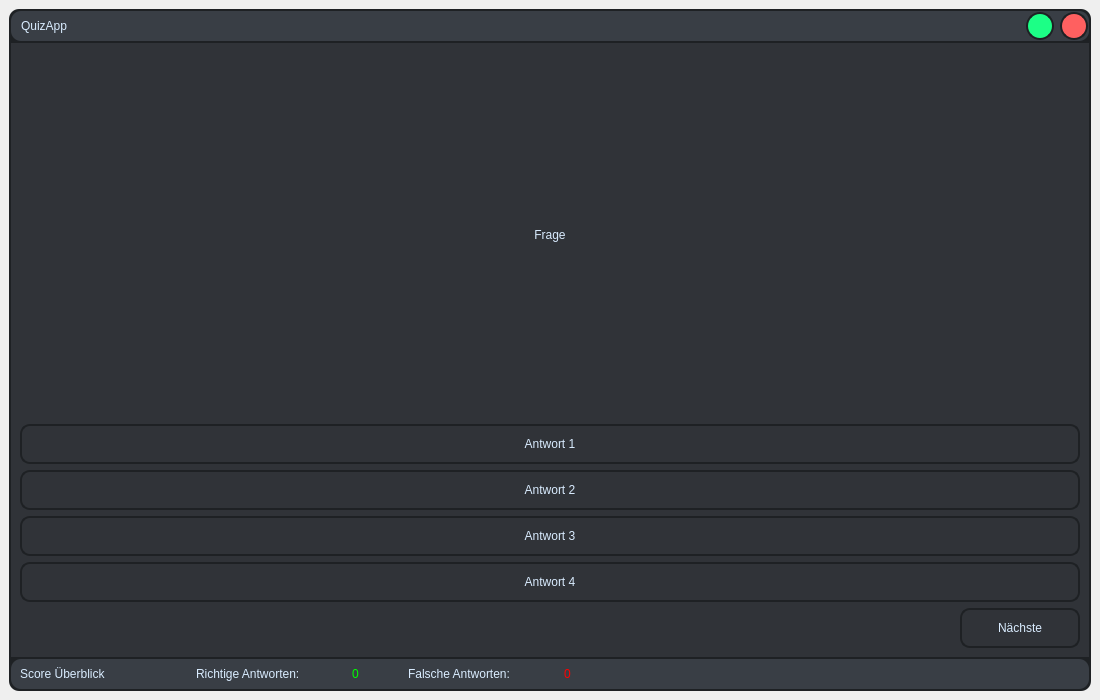
<?xml version="1.0" encoding="UTF-8"?>
<ui version="4.0">
 <class>MainWindow</class>
 <widget class="QMainWindow" name="MainWindow">
  <property name="geometry">
   <rect>
    <x>0</x>
    <y>0</y>
    <width>1100</width>
    <height>700</height>
   </rect>
  </property>
  <property name="minimumSize">
   <size>
    <width>1100</width>
    <height>700</height>
   </size>
  </property>
  <property name="windowTitle">
   <string>MainWindow</string>
  </property>
  <widget class="QWidget" name="centralwidget">
   <layout class="QHBoxLayout" name="horizontalLayout">
    <item>
     <widget class="QFrame" name="mainContainer">
      <property name="styleSheet">
       <string notr="true">QFrame {
	background-color: #1e2124;
	border-radius:10px;


}</string>
      </property>
      <property name="frameShape">
       <enum>QFrame::StyledPanel</enum>
      </property>
      <property name="frameShadow">
       <enum>QFrame::Raised</enum>
      </property>
      <layout class="QVBoxLayout" name="verticalLayout">
       <property name="spacing">
        <number>2</number>
       </property>
       <property name="leftMargin">
        <number>2</number>
       </property>
       <property name="topMargin">
        <number>2</number>
       </property>
       <property name="rightMargin">
        <number>2</number>
       </property>
       <property name="bottomMargin">
        <number>2</number>
       </property>
       <item>
        <widget class="QFrame" name="toolContainer">
         <property name="maximumSize">
          <size>
           <width>16777215</width>
           <height>30</height>
          </size>
         </property>
         <property name="sizeIncrement">
          <size>
           <width>0</width>
           <height>0</height>
          </size>
         </property>
         <property name="styleSheet">
          <string notr="true">QFrame {
	background-color: #393e45;
}</string>
         </property>
         <property name="frameShape">
          <enum>QFrame::NoFrame</enum>
         </property>
         <property name="frameShadow">
          <enum>QFrame::Raised</enum>
         </property>
         <layout class="QHBoxLayout" name="horizontalLayout_2">
          <property name="leftMargin">
           <number>10</number>
          </property>
          <property name="topMargin">
           <number>1</number>
          </property>
          <property name="rightMargin">
           <number>1</number>
          </property>
          <property name="bottomMargin">
           <number>1</number>
          </property>
          <item>
           <widget class="QLabel" name="appName">
            <property name="styleSheet">
             <string notr="true">QLabel {
	font: 700 10pt &quot;Unispace&quot;;
	color: rgb(217, 236, 255);
}</string>
            </property>
            <property name="text">
             <string>QuizApp</string>
            </property>
           </widget>
          </item>
          <item>
           <widget class="QPushButton" name="minBtn">
            <property name="minimumSize">
             <size>
              <width>28</width>
              <height>28</height>
             </size>
            </property>
            <property name="maximumSize">
             <size>
              <width>28</width>
              <height>28</height>
             </size>
            </property>
            <property name="styleSheet">
             <string notr="true">QPushButton {

background-color:rgb(28, 255, 134);
border-radius:14px;
border: 2px solid #1e2124;
color:#d9ecff;
	font: 700 9pt &quot;Unispace&quot;;
}

QPushButton:hover {
background-color: rgb(120, 255, 163);
}

QPushButton:pressed {
	background-color: rgb(115, 255, 73);
	border: 2px solid #d9ecff;
}</string>
            </property>
            <property name="text">
             <string/>
            </property>
           </widget>
          </item>
          <item>
           <widget class="QPushButton" name="exitBtn">
            <property name="minimumSize">
             <size>
              <width>28</width>
              <height>28</height>
             </size>
            </property>
            <property name="maximumSize">
             <size>
              <width>28</width>
              <height>28</height>
             </size>
            </property>
            <property name="styleSheet">
             <string notr="true">QPushButton {

background-color:rgb(255, 96, 96);
border-radius:14px;
border: 2px solid #1e2124;
color:#d9ecff;
	font: 700 9pt &quot;Unispace&quot;;
}

QPushButton:hover {
background-color: rgb(255, 156, 156);
}

QPushButton:pressed {
	background-color: rgb(255, 61, 61);
	border: 2px solid #d9ecff;
}</string>
            </property>
            <property name="text">
             <string/>
            </property>
           </widget>
          </item>
         </layout>
        </widget>
       </item>
       <item>
        <widget class="QFrame" name="questContainer">
         <property name="styleSheet">
          <string notr="true">QFrame {

background-color:#303338;
border-radius:0px;
		
	border-image: url(:/main/bg0004.png);

}</string>
         </property>
         <property name="frameShape">
          <enum>QFrame::NoFrame</enum>
         </property>
         <property name="frameShadow">
          <enum>QFrame::Raised</enum>
         </property>
         <layout class="QVBoxLayout" name="verticalLayout_2">
          <item>
           <widget class="QLabel" name="questionLbl">
            <property name="styleSheet">
             <string notr="true">QLabel {
background:none;
	font: 700 18pt &quot;Unispace&quot;;
	color: rgb(217, 236, 255);

		border-image: none;
        background-repeat: no-repeat; 

}</string>
            </property>
            <property name="text">
             <string>Frage</string>
            </property>
            <property name="textFormat">
             <enum>Qt::AutoText</enum>
            </property>
            <property name="scaledContents">
             <bool>false</bool>
            </property>
            <property name="alignment">
             <set>Qt::AlignCenter</set>
            </property>
            <property name="wordWrap">
             <bool>true</bool>
            </property>
           </widget>
          </item>
          <item>
           <widget class="QPushButton" name="answBtn1">
            <property name="minimumSize">
             <size>
              <width>0</width>
              <height>40</height>
             </size>
            </property>
            <property name="styleSheet">
             <string notr="true">QPushButton {

background-color:#303338;
border-radius:10px;
border: 2px solid #1e2124;
color:#d9ecff;
	font: 700 9pt &quot;Unispace&quot;;
}

QPushButton:hover {
background-color: #393e45;
}

QPushButton:pressed {
	background-color: #1e2124;
	border: 2px solid #d9ecff;
}</string>
            </property>
            <property name="text">
             <string>Antwort 1</string>
            </property>
           </widget>
          </item>
          <item>
           <widget class="QPushButton" name="answBtn2">
            <property name="minimumSize">
             <size>
              <width>0</width>
              <height>40</height>
             </size>
            </property>
            <property name="styleSheet">
             <string notr="true">QPushButton {

background-color:#303338;
border-radius:10px;
border: 2px solid #1e2124;
color:#d9ecff;
	font: 700 9pt &quot;Unispace&quot;;
}

QPushButton:hover {
background-color: #393e45;
}

QPushButton:pressed {
	background-color: #1e2124;
	border: 2px solid #d9ecff;
}</string>
            </property>
            <property name="text">
             <string>Antwort 2</string>
            </property>
           </widget>
          </item>
          <item>
           <widget class="QPushButton" name="answBtn3">
            <property name="minimumSize">
             <size>
              <width>0</width>
              <height>40</height>
             </size>
            </property>
            <property name="styleSheet">
             <string notr="true">QPushButton {

background-color:#303338;
border-radius:10px;
border: 2px solid #1e2124;
color:#d9ecff;
	font: 700 9pt &quot;Unispace&quot;;
}

QPushButton:hover {
background-color: #393e45;
}

QPushButton:pressed {
	background-color: #1e2124;
	border: 2px solid #d9ecff;
}</string>
            </property>
            <property name="text">
             <string>Antwort 3</string>
            </property>
           </widget>
          </item>
          <item>
           <widget class="QPushButton" name="answBtn4">
            <property name="minimumSize">
             <size>
              <width>0</width>
              <height>40</height>
             </size>
            </property>
            <property name="styleSheet">
             <string notr="true">QPushButton {

background-color:#303338;
border-radius:10px;
border: 2px solid #1e2124;
color:#d9ecff;
	font: 700 9pt &quot;Unispace&quot;;
}

QPushButton:hover {
background-color: #393e45;
}

QPushButton:pressed {
	background-color: #1e2124;
	border: 2px solid #d9ecff;
}</string>
            </property>
            <property name="text">
             <string>Antwort 4</string>
            </property>
           </widget>
          </item>
          <item alignment="Qt::AlignRight">
           <widget class="QPushButton" name="nextBtn">
            <property name="minimumSize">
             <size>
              <width>120</width>
              <height>40</height>
             </size>
            </property>
            <property name="maximumSize">
             <size>
              <width>120</width>
              <height>16777215</height>
             </size>
            </property>
            <property name="styleSheet">
             <string notr="true">QPushButton {

background-color:#303338;
border-radius:10px;
border: 2px solid #1e2124;
color:#d9ecff;
	font: 700 9pt &quot;Unispace&quot;;
}

QPushButton:hover {
background-color: #393e45;
}

QPushButton:pressed {
	background-color: #1e2124;
	border: 2px solid #d9ecff;
}</string>
            </property>
            <property name="text">
             <string>Nächste</string>
            </property>
           </widget>
          </item>
         </layout>
        </widget>
       </item>
       <item>
        <widget class="QFrame" name="scoreContainer">
         <property name="maximumSize">
          <size>
           <width>16777215</width>
           <height>30</height>
          </size>
         </property>
         <property name="styleSheet">
          <string notr="true">QFrame {
background-color: #393e45;
}</string>
         </property>
         <property name="frameShape">
          <enum>QFrame::NoFrame</enum>
         </property>
         <property name="frameShadow">
          <enum>QFrame::Raised</enum>
         </property>
         <layout class="QGridLayout" name="gridLayout">
          <property name="topMargin">
           <number>1</number>
          </property>
          <property name="rightMargin">
           <number>1</number>
          </property>
          <property name="bottomMargin">
           <number>1</number>
          </property>
          <item row="0" column="0">
           <widget class="QLabel" name="label">
            <property name="maximumSize">
             <size>
              <width>170</width>
              <height>16777215</height>
             </size>
            </property>
            <property name="styleSheet">
             <string notr="true">QLabel {
	font: 700 10pt &quot;Unispace&quot;;
	color: rgb(217, 236, 255);
}</string>
            </property>
            <property name="text">
             <string>Score Überblick</string>
            </property>
           </widget>
          </item>
          <item row="0" column="3">
           <widget class="QLabel" name="label_3">
            <property name="maximumSize">
             <size>
              <width>150</width>
              <height>16777215</height>
             </size>
            </property>
            <property name="styleSheet">
             <string notr="true">QLabel {
	font: 700 10pt &quot;Unispace&quot;;
	color: rgb(217, 236, 255);
}</string>
            </property>
            <property name="text">
             <string>Falsche Antworten:</string>
            </property>
           </widget>
          </item>
          <item row="0" column="1">
           <widget class="QLabel" name="label_2">
            <property name="minimumSize">
             <size>
              <width>150</width>
              <height>0</height>
             </size>
            </property>
            <property name="maximumSize">
             <size>
              <width>150</width>
              <height>16777215</height>
             </size>
            </property>
            <property name="styleSheet">
             <string notr="true">QLabel {
	font: 700 10pt &quot;Unispace&quot;;
	color: rgb(217, 236, 255);
}</string>
            </property>
            <property name="text">
             <string>Richtige Antworten:</string>
            </property>
           </widget>
          </item>
          <item row="0" column="2">
           <widget class="QLabel" name="label_4">
            <property name="maximumSize">
             <size>
              <width>50</width>
              <height>16777215</height>
             </size>
            </property>
            <property name="styleSheet">
             <string notr="true">QLabel {
	font: 700 10pt &quot;Unispace&quot;;
	color: lime;
}</string>
            </property>
            <property name="text">
             <string>0</string>
            </property>
           </widget>
          </item>
          <item row="0" column="4">
           <widget class="QLabel" name="label_5">
            <property name="styleSheet">
             <string notr="true">QLabel {
	font: 700 10pt &quot;Unispace&quot;;
	color: red;
}</string>
            </property>
            <property name="text">
             <string>0</string>
            </property>
           </widget>
          </item>
         </layout>
        </widget>
       </item>
      </layout>
     </widget>
    </item>
   </layout>
  </widget>
 </widget>
 <resources>
  <include location="../resorces/bg_img.qrc"/>
 </resources>
 <connections/>
</ui>
